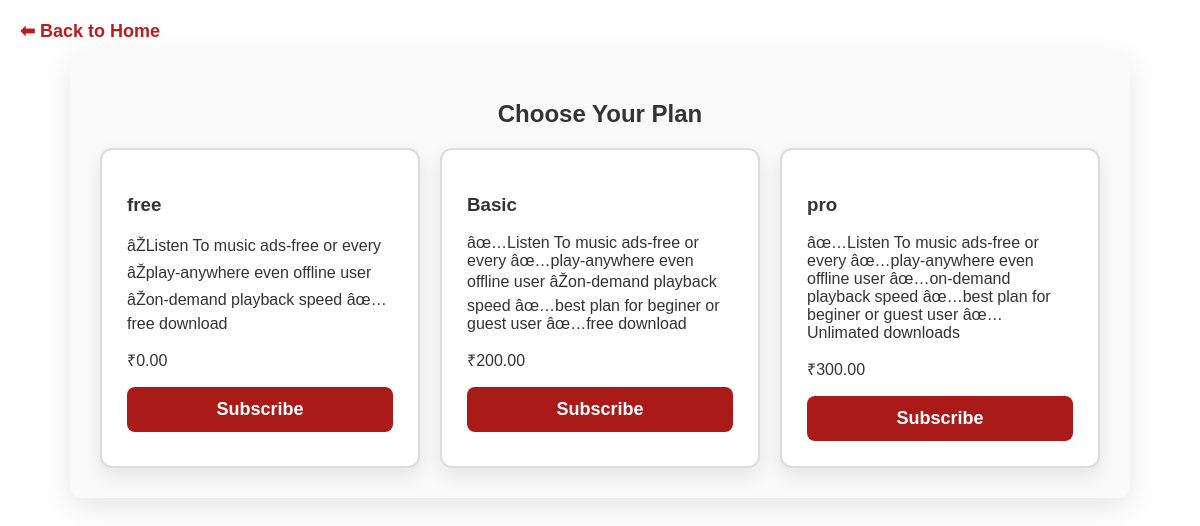
The page /admin/public/subscription.php on the database its author committed.
### tables this page shows
CREATE TABLE IF NOT EXISTS `plans` (
  `plan_id` int(11) NOT NULL AUTO_INCREMENT,
  `name` varchar(50) NOT NULL,
  `price` decimal(10,2) NOT NULL,
  `duration` int(11) NOT NULL COMMENT 'Duration in Days',
  `description` text,
  PRIMARY KEY (`plan_id`)
);

### admin/public/subscription.php (the view, shortened to what this page needs)
<?php
include('includes/db_connect.php');
$plans_query="SELECT * FROM plans";
$plans_result=mysqli_query($conn,$plans_query);
?>
<!DOCTYPE html>
<html lang="en">
<head>
</head>
<body>
    <a href="home.php" class="back-home">
        ⬅ Back to Home
    </a>
    <div class="subscription-container">
        <h2>Choose Your Plan</h2>
        <div class="plans">
            <?php while($plan=mysqli_fetch_assoc($plans_result)) {?>
                <div class="plan-card">
                    <h3><?= htmlspecialchars($plan['name'])?></h3>
                    <p><?= htmlspecialchars($plan['description'])?></p>
                    <p class="price">&#8377;<?= htmlspecialchars($plan['price'])?></p>
                    <form  method="post">
                        <button class="subscribe-btn" type="submit">Subscribe</button>
                    </form>
                </div>
                <?php }?>
        </div>
    </div>
</body>
</html>

### admin/public/subscription.php (style rules this page uses)
body { font-family: 'Arial', sans-serif; background: #ffffff; color: #333; margin: 0; padding: 0; text-align: center; }
.back-home { position: absolute; top: 20px; left: 20px; text-decoration: none; color: rgb(185, 29, 29); font-size: 18px; font-weight: bold; display: flex; align-items: center; gap: 8px; transition: all 0.3s ease-in-out; }
.subscription-container { max-width: 1000px; margin: 50px auto; background: #f9f9f9; padding: 30px; border-radius: 12px; box-shadow: 0px 10px 30px rgba(0, 0, 0, 0.1); position: relative; }
.plans { display: grid; grid-template-columns: repeat(auto-fit, minmax(280px, 1fr)); gap: 20px; margin-top: 20px; }
.plan-card { background: #ffffff; border-radius: 12px; padding: 25px; text-align: left; border: 2px solid #ddd; transition: all 0.3s ease-in-out; position: relative; box-shadow: 0 8px 20px rgba(0, 0, 0, 0.08); }
.subscribe-btn { display: block; width: 100%; background: rgb(170, 26, 24);; border: none; color: white; padding: 12px; font-size: 18px; font-weight: bold; border-radius: 8px; margin-top: 15px; cursor: pointer; transition: all 0.3s ease-in-out; }

### rows shown on the page
plans: name "free", description "âŽListen To music ads-free or every âŽplay-anywhere even offline user âŽon-demand playback speed âœ…free download", price "0.00"
plans: name "Basic", description "âœ…Listen To music ads-free or every âœ…play-anywhere even offline user âŽon-demand playback speed âœ…best plan for beginer or guest user âœ…free download", price "200.00"
plans: name "pro", description "âœ…Listen To music ads-free or every âœ…play-anywhere even offline user âœ…on-demand playback speed âœ…best plan for beginer or guest user âœ…Unlimated downloads", price "300.00"
